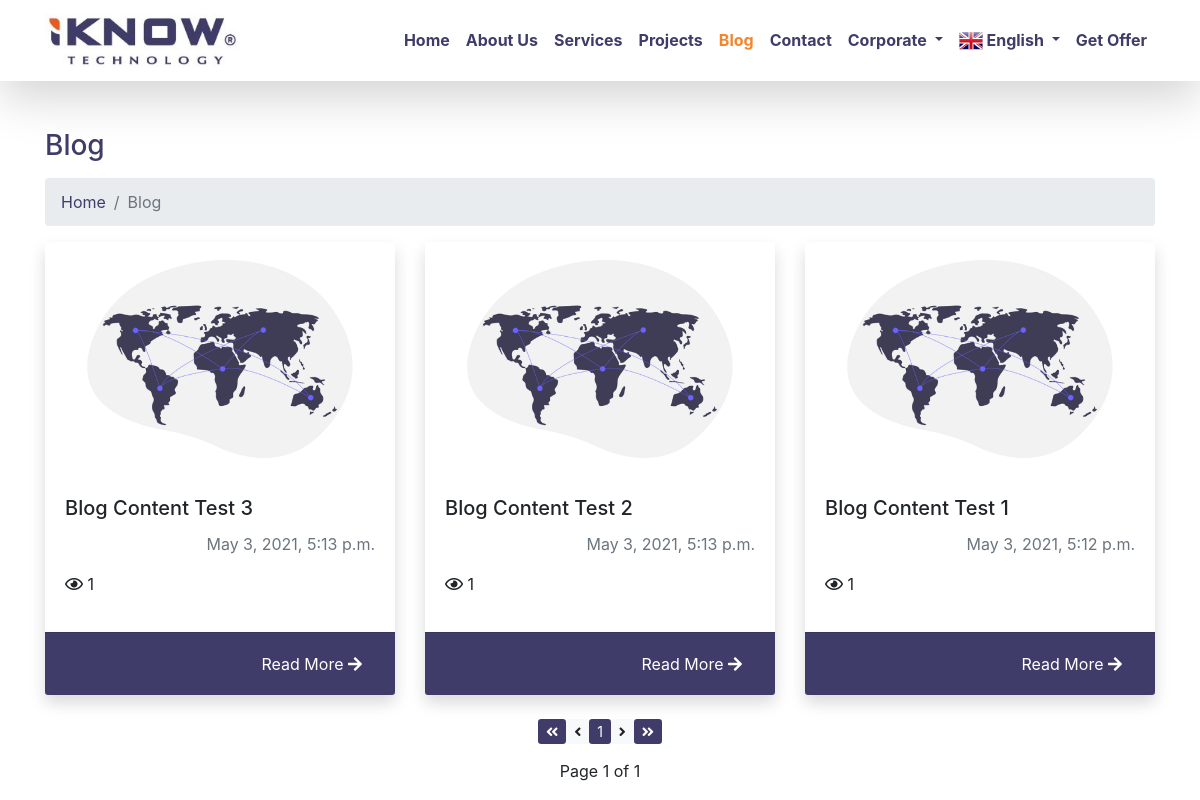
Page /en/blog/ on the committed database.
### apps/en/iknowcms_blog_en/models.py (models this page shows, shortened)
class Blog(models.Model):
    blogTitle = models.CharField(
        max_length=100,
        unique=True,
        verbose_name="Blog Title",
        help_text="Maximum 100 character, unique.")
    blogContent = RichTextUploadingField(
        verbose_name="Blog Content")
    blogDate = models.DateTimeField(
        auto_now=True,
        verbose_name="Blog Date")
    blogImage = models.ImageField(
        upload_to="blog/en/%Y/%m/%d/",
        default="blog/default_blog_image.png",
        verbose_name="Blog Image",
        help_text="Should be 600x400 pixels.")
    blogSlug = models.SlugField(
        max_length=100,
        unique=True,
        verbose_name="Blog Slug",
        help_text="Url format of the Blog Title, unique.")
    views = models.ManyToManyField(
        IpModel, related_name="blog_views", blank=True)
    def total_views(self):
        return self.views.count()
    class Meta:
        verbose_name = 'Blog Content'
        verbose_name_plural = 'Blog Contents'

### apps/en/iknowcms_blog_en/views.py (the view)
# urls.py: path('', views.blogList_en, name='blogList_en'),
def blogList_en(request):
    blogList = Blog.objects.all().order_by("-blogDate")
    paginator = Paginator(blogList, 6)
    page_number = request.GET.get("page")
    page_blogList = paginator.get_page(page_number)
    return render(request, 'en/blog/blogList.html', {"page_blogList": page_blogList})

### templates/en/blog/blogList.html (shortened to what this page needs)
{% extends 'en/layout.html' %}
{% load static %}
{% block content %}
<div class="container mt-5">
    <h3 class="mb-3">
        {% block title %}
        Blog
        {% endblock title %}
    </h3>
    <ol class="breadcrumb">
        <li class="breadcrumb-item">
            <a href="{% url 'home_en' %}">Home</a>
        </li>
        <li class="breadcrumb-item active">Blog</li>
    </ol>
    <div class="row">
        {% for blog in page_blogList %}
        <div class="col-xl-4 col-lg-6 mb-4">
            <div class="card border-0 h-100 shadow">
                <img class="img-fluid" src="{{ blog.blogImage.url }}" alt="">
                <div class="card-body">
                    <h5 class="card-title">
                        {{ blog.blogTitle }}
                    </h5>
                    <p class="card-text text-right text-muted">
                        {{ blog.blogDate }}
                    </p>
                    <p><i class="far fa-eye"></i> {{blog.total_views}}</p>
                </div>
                <div class="card-footer text-right">
                    <form action="{% url 'blogSingle_en' blog.blogSlug %}" method="get">
                        <button type="submit" class="btn btn-primary">Read More <i
                                class="fas fa-arrow-right"></i></a></button>
                    </form>
                </div>
            </div>
        </div>
        {% endfor %}
    </div>
    <div class="row">
        <div class="col-md-12">
            <nav>
                <ul class="pagination pagination-lg justify-content-center">
                    <li class="page-item {% if not page_blogList.has_previous %} disabled {% endif %}">
                        <a class="btn-sm btn-primary" data-bs-toggle="tooltip" data-bs-placement="top"
                            title="First Page" href="?page=1" tabindex="-1"><i class="fas fa-angle-double-left"></i></a>
                    </li>
                    <li class="page-item {% if not page_blogList.has_previous %} disabled {% endif %}">
                        <a class="btn-sm btn-light"
                            href="{% if page_blogList.has_previous %}?page={{ page_blogList.previous_page_number }}{% endif %} "
                            tabindex="-1"><i class="fas fa-angle-left"></i></a>
                    </li>
                    {% for i in page_blogList.paginator.page_range %}
                    {% if page_blogList.number == i %}
                    <li class="active page-item disabled"><a class="btn-sm btn-primary" href="?page={{ i }}">{{ i }}</a>
                    </li>
                    {% elif i > page_blogList.number|add:'-4' and i < page_blogList.number|add:'4' %}
                    <li class="page-item"><a class="btn-sm btn-light" href="?page={{ i }}">{{ i }}</a></li>
                    {% endif %}
                    {% endfor %}
                    <li class="page-item {% if not page_blogList.has_next %} disabled {% endif %}">
                        <a class="btn-sm btn-light"
                            href="{% if page_blogList.has_next %} ?page={{ page_blogList.next_page_number }} {% endif %}"><i
                                class="fas fa-angle-right"></i></a>
                    </li>
                    <li class="page-item {% if not page_blogList.has_next %} disabled {% endif %}">
                        <a class="btn-sm btn-primary" data-bs-toggle="tooltip" data-bs-placement="top" title="Last Page"
                            href="{% if page_blogList.has_next %} ?page={{ page_blogList.paginator.num_pages }}  {% endif %}"><i
                                class="fas fa-angle-double-right"></i></a>
                    </li>
                </ul>
                <ul class="pagination pagination-lg justify-content-center">
                    <li>Page {{page_blogList.number}} of {{ page_blogList.paginator.num_pages }}</li>
                </ul>
            </nav>
        </div>
    </div>
</div>
{% endblock content %}

### static/css/modern-business.css (style rules this page uses)
h3 { color: #3f3c6a; }
a { color: #3f3c6a; text-decoration: none; }
.card-footer { background-color: #3f3c6a; }
.btn-primary { border-color: #3f3c6a; background-color: #3f3c6a; }

### rows in the picture
Blog: blogImage (picture), blogTitle "Blog Content Test 3", blogDate "May 3, 2021, 5:13 p.m.", total_views "1"
Blog: blogImage (picture), blogTitle "Blog Content Test 2", blogDate "May 3, 2021, 5:13 p.m.", total_views "1"
Blog: blogImage (picture), blogTitle "Blog Content Test 1", blogDate "May 3, 2021, 5:12 p.m.", total_views "1"

### other values in the picture
{{ i }} "1"
{{ page_blogList.number }} "1"
{{ page_blogList.paginator.num_pages }} "1"
